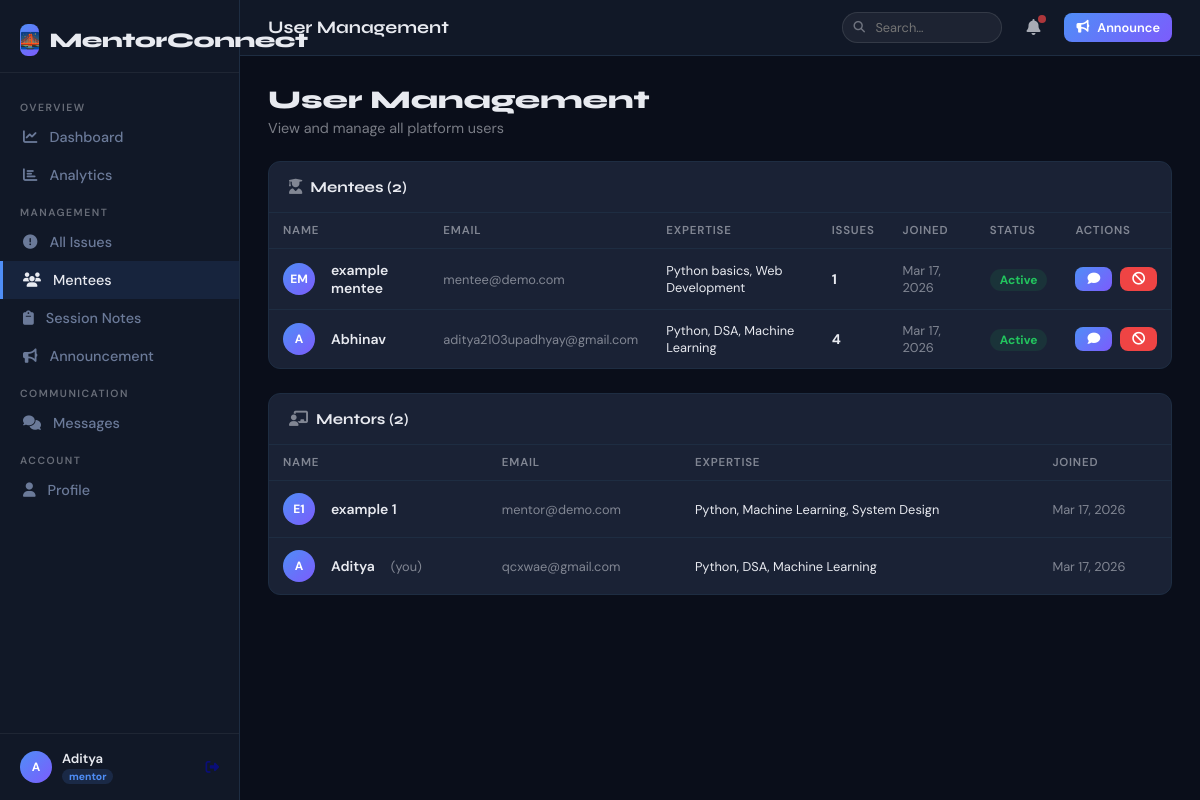
Screenshot of /users (signed in) with the database file from the repository.
### mentor_app/app.py (models this page shows)
class User(db.Model):
    id = db.Column(db.Integer, primary_key=True)
    name = db.Column(db.String(100), nullable=False)
    email = db.Column(db.String(120), unique=True, nullable=False)
    password = db.Column(db.String(200), nullable=False)
    role = db.Column(db.String(20), nullable=False)  # 'mentor' or 'mentee'
    bio = db.Column(db.Text, default='')
    expertise = db.Column(db.String(200), default='')
    avatar_initial = db.Column(db.String(2), default='')
    created_at = db.Column(db.DateTime, default=datetime.utcnow)
    is_active = db.Column(db.Boolean, default=True)
    issues_raised = db.relationship('Issue', foreign_keys='Issue.raised_by', backref='raiser', lazy=True)
    issues_assigned = db.relationship('Issue', foreign_keys='Issue.assigned_to', backref='assignee', lazy=True)
    messages_sent = db.relationship('Message', foreign_keys='Message.sender_id', backref='sender', lazy=True)

### mentor_app/app.py (the view)
@app.route('/users')
@mentor_required
def manage_users():
    user = get_current_user()
    mentees = User.query.filter_by(role='mentee').all()
    mentors = User.query.filter_by(role='mentor').all()
    return render_template('manage_users.html', user=user, mentees=mentees, mentors=mentors)

### mentor_app/app.py (called while the page is built)
def mentor_required(f):
    from functools import wraps
    @wraps(f)
    def decorated(*args, **kwargs):
        if 'user_id' not in session or session.get('role') != 'mentor':
            flash('Access denied. Mentors only.', 'error')
            return redirect(url_for('dashboard'))
        return f(*args, **kwargs)
    return decorated

def get_current_user():
    if 'user_id' in session:
        return User.query.get(session['user_id'])
    return None

def time_ago(dt):
    now = datetime.utcnow()
    diff = now - dt
    seconds = diff.total_seconds()
    if seconds < 60: return 'just now'
    elif seconds < 3600: return f"{int(seconds//60)}m ago"
    elif seconds < 86400: return f"{int(seconds//3600)}h ago"
    elif seconds < 604800: return f"{int(seconds//86400)}d ago"
    else: return dt.strftime('%b %d')

@app.context_processor
def inject_notifications():
    if 'user_id' in session:
        notifs = Notification.query.filter_by(
            user_id=session['user_id'], is_read=False
        ).order_by(Notification.created_at.desc()).limit(8).all()
        return {'g_notifs': notifs, 'g_notif_count': len(notifs)}
    return {'g_notifs': [], 'g_notif_count': 0}

### mentor_app/templates/manage_users.html (shortened to what this page needs)
{% extends "base.html" %}
{% block page_title %}User Management{% endblock %}
{% block content %}
<div class="page-header fade-up">
  <h2>User Management</h2>
  <p>View and manage all platform users</p>
</div>
<div class="card fade-up delay-1 mb-3">
  <div class="card-header"><span><i class="fas fa-user-graduate" style="margin-right:8px;opacity:0.5"></i>Mentees ({{ mentees|length }})</span></div>
  <div class="card-body" style="padding:0">
    {% if mentees %}
    <table class="data-table">
      <thead>
        <tr>
          <th>Name</th>
          <th>Email</th>
          <th>Expertise</th>
          <th>Issues</th>
          <th>Joined</th>
          <th>Status</th>
          <th>Actions</th>
        </tr>
      </thead>
      <tbody>
        {% for mentee in mentees %}
        <tr>
          <td>
            <div class="flex items-center gap-2">
              <div class="avatar">{{ mentee.avatar_initial or mentee.name[0] }}</div>
              <span style="font-weight:600;font-size:0.875rem">{{ mentee.name }}</span>
            </div>
          </td>
          <td class="text-muted text-sm">{{ mentee.email }}</td>
          <td class="text-sm">{{ mentee.expertise[:30] if mentee.expertise else '—' }}</td>
          <td>
            <span style="font-weight:700">{{ mentee.issues_raised|length }}</span>
          </td>
          <td class="text-muted text-sm">{{ mentee.created_at.strftime('%b %d, %Y') }}</td>
          <td>
            <span style="font-size:0.75rem;padding:3px 10px;border-radius:12px;font-weight:700;
              {% if mentee.is_active %}background:rgba(34,197,94,0.1);color:#22c55e{% else %}background:rgba(239,68,68,0.1);color:#ef4444{% endif %}">
              {{ 'Active' if mentee.is_active else 'Inactive' }}
            </span>
          </td>
          <td>
            <div class="flex gap-1">
              <a href="{{ url_for('conversation', contact_id=mentee.id) }}" class="btn btn-sm btn-primary" title="Message"><i class="fas fa-comment"></i></a>
              <form method="POST" action="{{ url_for('toggle_user', uid=mentee.id) }}">
                <button type="submit" class="btn btn-sm {% if mentee.is_active %}btn-danger{% else %}btn-success{% endif %}" title="{{ 'Deactivate' if mentee.is_active else 'Activate' }}">
                  <i class="fas fa-{{ 'ban' if mentee.is_active else 'check' }}"></i>
                </button>
              </form>
            </div>
          </td>
        </tr>
        {% endfor %}
      </tbody>
    </table>
    {% else %}
    <div class="empty-state"><i class="fas fa-users"></i> No mentees registered yet</div>
    {% endif %}
  </div>
</div>
<div class="card fade-up delay-2">
  <div class="card-header"><span><i class="fas fa-chalkboard-teacher" style="margin-right:8px;opacity:0.5"></i>Mentors ({{ mentors|length }})</span></div>
  <div class="card-body" style="padding:0">
    {% if mentors %}
    <table class="data-table">
      <thead><tr><th>Name</th><th>Email</th><th>Expertise</th><th>Joined</th></tr></thead>
      <tbody>
        {% for mentor in mentors %}
        <tr>
          <td>
            <div class="flex items-center gap-2">
              <div class="avatar">{{ mentor.avatar_initial or mentor.name[0] }}</div>
              <span style="font-weight:600;font-size:0.875rem">{{ mentor.name }}</span>
              {% if mentor.id == user.id %}<span class="text-muted text-sm">(you)</span>{% endif %}
            </div>
          </td>
          <td class="text-muted text-sm">{{ mentor.email }}</td>
          <td class="text-sm">{{ mentor.expertise[:40] if mentor.expertise else '—' }}</td>
          <td class="text-muted text-sm">{{ mentor.created_at.strftime('%b %d, %Y') }}</td>
        </tr>
        {% endfor %}
      </tbody>
    </table>
    {% else %}
    <div class="empty-state"><i class="fas fa-user-slash"></i> No other mentors</div>
    {% endif %}
  </div>
</div>
{% endblock %}

### mentor_app/templates/base.html (shortened to what this page needs)
<!DOCTYPE html>
<html lang="en">
<head>
<link rel="stylesheet" href="https://cdnjs.cloudflare.com/ajax/libs/font-awesome/6.5.0/css/all.min.css">
</head>
<body class="{% if session.get('role') == 'mentor' %}mentor-theme{% else %}mentee-theme{% endif %}">
{% if session.get('user_id') %}
<div class="app-layout">
  <nav class="sidebar">
    <div class="sidebar-logo">
      <div class="logo-icon">🌉</div>
      MentorConnect
    </div>
    <div class="sidebar-nav">
      {% if session.get('role') == 'mentor' %}
      <div class="nav-section">Overview</div>
      <a href="{{ url_for('dashboard') }}" class="nav-link {% if request.endpoint == 'dashboard' %}active{% endif %}">
        <i class="fas fa-chart-line"></i> Dashboard
      </a>
      <a href="{{ url_for('analytics') }}" class="nav-link {% if request.endpoint == 'analytics' %}active{% endif %}">
        <i class="fas fa-chart-bar"></i> Analytics
      </a>
      <div class="nav-section">Management</div>
      <a href="{{ url_for('dashboard') }}#issues" class="nav-link">
        <i class="fas fa-exclamation-circle"></i> All Issues
      </a>
      <a href="{{ url_for('manage_users') }}" class="nav-link {% if request.endpoint == 'manage_users' %}active{% endif %}">
        <i class="fas fa-users"></i> Mentees
      </a>
      <a href="{{ url_for('session_notes') }}" class="nav-link {% if request.endpoint == 'session_notes' %}active{% endif %}">
        <i class="fas fa-clipboard"></i> Session Notes
      </a>
      <a href="{{ url_for('new_announcement') }}" class="nav-link {% if request.endpoint == 'new_announcement' %}active{% endif %}">
        <i class="fas fa-bullhorn"></i> Announcement
      </a>
      {% endif %}
      <div class="nav-section">Communication</div>
      <a href="{{ url_for('messages') }}" class="nav-link {% if request.endpoint in ['messages','conversation'] %}active{% endif %}">
        <i class="fas fa-comments"></i> Messages
        {% set unread = namespace(count=0) %}
      </a>
      <div class="nav-section">Account</div>
      <a href="{{ url_for('profile') }}" class="nav-link {% if request.endpoint == 'profile' %}active{% endif %}">
        <i class="fas fa-user"></i> Profile
      </a>
    </div>
    <div class="sidebar-footer">
      <div class="user-chip">
        <div class="avatar">{{ session.get('name','?')[0].upper() }}</div>
        <div>
          <div style="font-weight:600;font-size:0.82rem;">{{ session.get('name','User') }}</div>
          <span class="badge-role" style="font-size:0.65rem;padding:1px 7px;border-radius:10px;">{{ session.get('role','') }}</span>
        </div>
        <a href="{{ url_for('logout') }}" style="margin-left:auto;opacity:0.4;text-decoration:none;font-size:0.85rem;" title="Logout"><i class="fas fa-sign-out-alt"></i></a>
      </div>
    </div>
  </nav>
  <div class="main-content">
    <div class="top-bar">
      <h1>{% block page_title %}{% endblock %}</h1>
      <div class="flex items-center gap-2">
        <form action="{{ url_for('search') }}" method="GET" style="position:relative">
          <input name="q" type="text" placeholder="Search…" value="{{ request.args.get('q','') }}"
            style="padding:6px 12px 6px 32px;border-radius:20px;border:1px solid rgba(255,255,255,0.1);
            background:rgba(255,255,255,0.05);color:inherit;font-size:0.8rem;width:160px;outline:none;
            font-family:'DM Sans',sans-serif;">
          <i class="fas fa-search" style="position:absolute;left:11px;top:50%;transform:translateY(-50%);font-size:0.72rem;opacity:0.4"></i>
        </form>
        <div style="position:relative">
          <button onclick="toggleNotifPanel()" style="background:transparent;border:none;cursor:pointer;color:inherit;
            padding:6px 8px;border-radius:8px;position:relative;font-size:1rem;opacity:0.7">
            <i class="fas fa-bell"></i>
            {% if g_notif_count > 0 %}
            <span style="position:absolute;top:2px;right:2px;width:8px;height:8px;background:var(--danger);border-radius:50%;display:block"></span>
            {% endif %}
          </button>
        </div>
        {% if session.get('role') == 'mentee' %}
        <a href="{{ url_for('new_issue') }}" class="btn btn-primary btn-sm"><i class="fas fa-plus"></i> Raise Issue</a>
        {% else %}
        <a href="{{ url_for('new_announcement') }}" class="btn btn-primary btn-sm"><i class="fas fa-bullhorn"></i> Announce</a>
        {% endif %}
      </div>
    </div>
    <div class="page-body">
      {% block content %}{% endblock %}
    </div>
  </div>
</div>
{% else %}
{% block public_content %}{% endblock %}
{% endif %}
</body>
</html>

### rows the page displays
User: get "Aditya", avatar_initial "A", name "Aditya", shows "(you)", email "qcxwae@gmail.com", expertise "Python, DSA, Machine Learning", created_at "Mar 17, 2026"
User: avatar_initial "EM", name "example mentee", email "mentee@demo.com", expertise "Python basics, Web Development", issues_raised|length "1", created_at "Mar 17, 2026", is_active "Active"
User: avatar_initial "A", name "Abhinav", email "aditya2103upadhyay@gmail.com", expertise "Python, DSA, Machine Learning", issues_raised|length "4", created_at "Mar 17, 2026", is_active "Active"
User: avatar_initial "E1", name "example 1", email "mentor@demo.com", expertise "Python, Machine Learning, System Design", created_at "Mar 17, 2026"

### other values shown
{{ session.get('name','?')[0].upper() }} "A"
{{ session.get('role','') }} "mentor"
{{ mentees|length }} "2"
{{ mentors|length }} "2"
